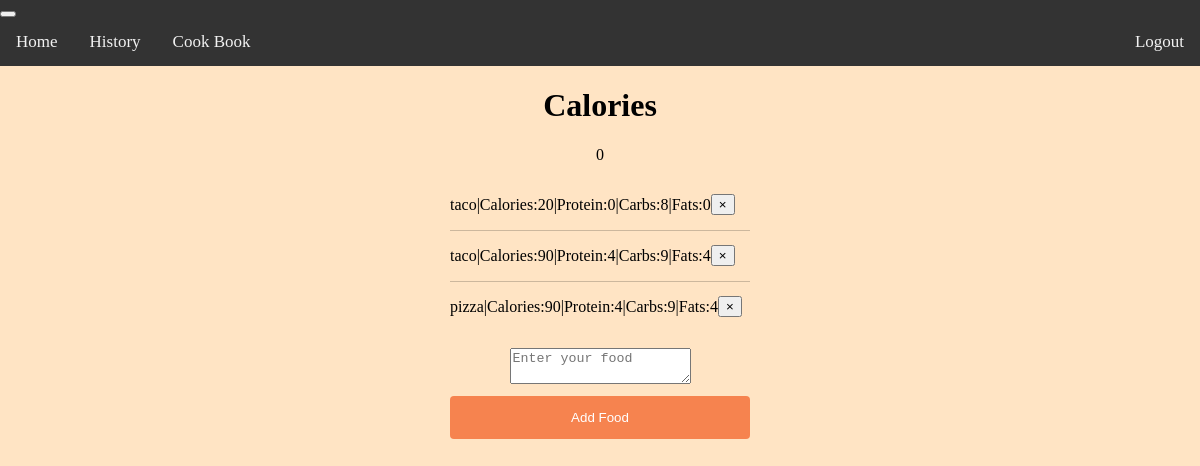
Page / (signed in) on the earlier database version.
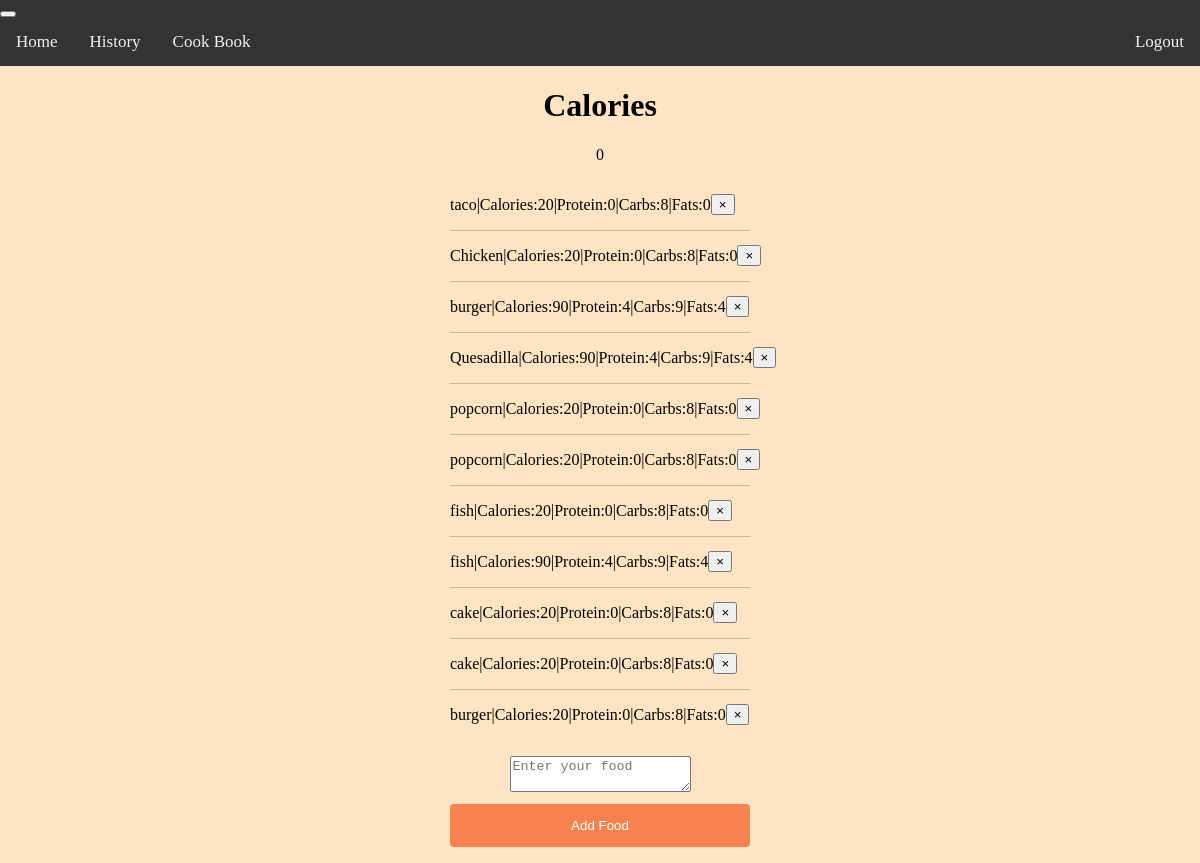
Same page on the later database version.
### website/models.py (models this page shows)
class Food(db.Model):
    id = db.Column(db.Integer, primary_key=True)
    data = db.Column(db.String(150))
    date = db.Column(db.DateTime(timezone=True), default=func.now())
    user_id = db.Column(db.Integer, db.ForeignKey('user.id'))
    calories = db.Column(db.Integer)
    protein = db.Column(db.Integer)
    carbs = db.Column(db.Integer)
    fats = db.Column(db.Integer)
    total_cals = db.Column(db.Integer)

### website/views.py (the view)
@views.route('/', methods=['GET', 'POST'])
@login_required
def home():
    if request.method == 'POST':
        food = request.form.get('food')
        food_search = nix.search().nxql(
        filters={
            "nf_calories": {
                "lte": 500
            },
            "nf_total_fat": {
                "lte": 500
            },
            "nf_total_carbohydrate": {
                "lte": 500
            },
            "nf_protein": {
                "lte": 500
            }
        },
        fields=[food, "item_id", "brand_name", "nf_calories", "nf_total_fat",
                "nf_protein", "nf_total_carbohydrate"],
        offset=0,
        limit=1
        ).json()
        fats = food_search['hits'][0]['fields']['nf_total_fat']
        proteins = food_search['hits'][0]['fields']['nf_protein']
        carbs = food_search['hits'][0]['fields']['nf_total_carbohydrate']
        calories = food_search['hits'][0]['fields']['nf_calories']
        total_score = db.session.query(db.func.sum(Food.calories)).scalar()
        new_food = Food(data=food, user_id=current_user.id, calories=calories,
                        protein=proteins, carbs=carbs, fats=fats, total_cals =+ calories)
        db.session.add(new_food)
        db.session.commit()
        flash('Food added!', category='success')
        return render_template("home.html", user=current_user,  food=total_score)
    else:
        return render_template("home.html", user=current_user)

### website/__init__.py (called while the page is built)
def create_app():
    app = Flask(__name__)
    app.config['SECRET_KEY'] = 'hjshjhdjah kjshkjdhjs'
    app.config['SQLALCHEMY_DATABASE_URI'] = f'sqlite:///{DB_NAME}'
    db.init_app(app)
    from .views import views
    from .auth import auth
    app.register_blueprint(views, url_prefix='/')
    app.register_blueprint(auth, url_prefix='/')
    from .models import User, Food
    create_database(app)
    login_manager = LoginManager()
    login_manager.login_view = 'auth.login'
    login_manager.init_app(app)
    @login_manager.user_loader
    def load_user(id):
        return User.query.get(int(id))
    return app

### website/templates/home.html (shortened to what this page needs)
{% extends "base.html" %}
{% block content %}
<h1 align="center">Calories</h1>
<div class="kals" align="center">
  {%if food %}
    {{food}}
  {%else %}
    <p>0</p>
  {% endif %}
</div>
<div class="entry" align="center">
  <ul class="calories" id="cals">
      {% for food in user.foods %}
      <li class="food-item">
          {{ food.data }} <p>|</p>
          <p>Calories: </p> {{ food.calories }} <p>|</p>
          <p>Protein: </p> {{ food.protein }}  <p>|</p>
          <p>Carbs: </p> {{ food.carbs }}  <p>|</p>
          <p>Fats: </p> {{ food.fats }}
          <button type="button" class="close" onClick="deleteFood({{ food.id }})">
          <span aria-hidden="true">&times;</span>
          </button>
        </li>
      {% endfor %}
  </ul>
</div>
<div align="center">
  <form method="POST">
    <textarea name="food" id="food" class="form-control" align="center"
    placeholder="Enter your food"></textarea>
    <br/>
    <button type="submit" class="btn">Add Food</button>
  </form>
</div>
{% endblock %}

### website/templates/base.html (shortened to what this page needs)
<!DOCTYPE html>
<html>
    <head>
        <link rel="stylesheet" href="/static/styles.css">
    </head>
    <body>
        <nav class="topnav">
            <button
              class="navbar-toggler"
              type="button"
              data-toggle="collapse"
              data-target="#navbar"
            >
            </button>
            <div class="collapse navbar-collapse" id="navbar">
              <div class="navbar-nav">
                {% if user.is_authenticated %}
                <a class="navlink" id="home" href="/">Home</a>
                <a class="navlink" id="history" href="/history">History</a>
                <a class="navlink" id="cookbook" href="/">Cook Book</a>
                <div class="navbar-right">
                  <a class="navlink" id="logout" href="/logout">Logout</a>
                </div>
                {% else %}
                <div class="navbar-right">
                  <a class="navlink" id="login" href="/login">Login</a>
                  <a class="navlink" id="signUp" href="/sign-up">Sign Up</a>
                </div>
                {% endif %}
              </div>
            </div>
          </nav>
        {%block content %}
        {% endblock %}
    </body>
</html>

### website/static/styles.css (style rules this page uses)
body { background-color: bisque; margin-top: 0; margin-left: 0; margin-right: 0; }
.topnav { background-color: #333; overflow: hidden; }
.topnav a { float: left; color: #f2f2f2; text-align: center; padding: 14px 16px; text-decoration: none; font-size: 17px; }
.navbar-right { float: right; }
ul { counter-reset: index; padding: 0; max-width: 300px; }
.food-item { list-style-type: none; padding: 0; margin: 0; }
li { counter-increment: index; display: flex; align-items: center; padding: 12px; box-sizing: border-box; padding-left: 1px; }
li+li { border-top: 1px solid rgba(0, 0, 0, 0.2); }
.btn[type=submit] { width: 25%; background-color: #f6834f; color: white; padding: 14px 20px; margin: 8px 0; border: none; border-radius: 4px; cursor: pointer; }

Differences in the rows shown:
removed Food: data "pizza", calories "90", protein "4", carbs "9", fats "4"
now on this page (row edited): Food: data "Chicken", calories "20", protein "0", carbs "8", fats "0"
changed Food (number 3 of 11 on the later page): data "taco" → "burger"
now on this page (row edited): Food: data "Quesadilla", calories "90", protein "4", carbs "9", fats "4"
added Food: data "popcorn", calories "20", protein "0", carbs "8", fats "0"
added Food: data "popcorn", calories "20", protein "0", carbs "8", fats "0"
added Food: data "fish", calories "20", protein "0", carbs "8", fats "0"
added Food: data "fish", calories "90", protein "4", carbs "9", fats "4"
added Food: data "cake", calories "20", protein "0", carbs "8", fats "0"
added Food: data "cake", calories "20", protein "0", carbs "8", fats "0"
added Food: data "burger", calories "20", protein "0", carbs "8", fats "0"
